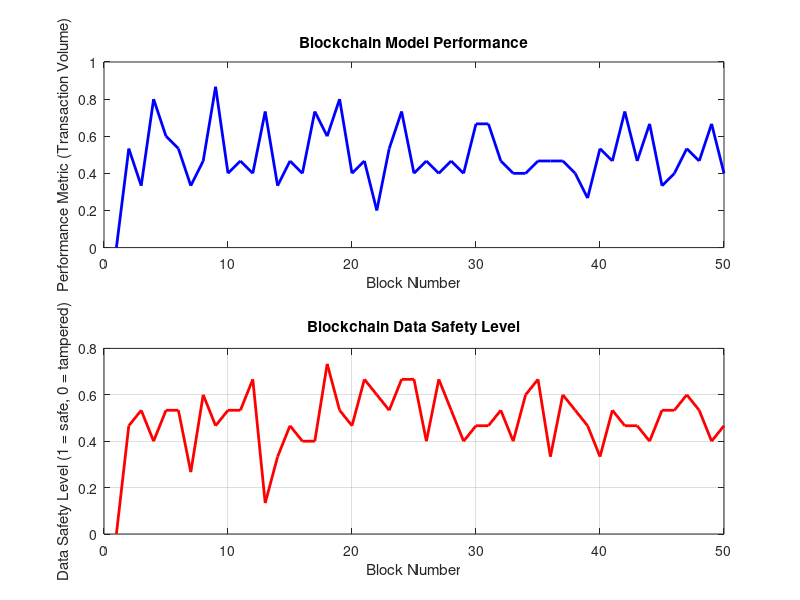

Source code (MATLAB):
% Blockchain Data Safety Simulation (Corrected)

% Initialize parameters
num_users = 10;  % Number of users
num_businesses = 5;  % Number of businesses
num_blocks = 50;  % Number of blocks in the blockchain
data_safety_level = zeros(1, num_blocks);  % Safety level across blockchain
performance_metric = zeros(1, num_blocks); % Model performance

% Simulate User and Business Interaction
user_data = randi([0 1], num_users, num_blocks); % User transactions (1 for transaction, 0 for no transaction)
business_data = randi([0 1], num_businesses, num_blocks); % Business transactions

% Combine user and business data into a single transaction matrix
combined_data = [user_data; business_data]; % Now, size: (num_users + num_businesses) x num_blocks

% Blockchain Initialization
blockchain = struct('previous_hash', {}, 'data', {}, 'current_hash', {});

% Function to calculate hash (for simplicity, we use sum mod 100 here)
hash_function = @(data, previous_hash) mod(sum(data) + previous_hash, 100);

% Initial block setup
blockchain(1).previous_hash = 0;
blockchain(1).data = combined_data(:,1); % First column of combined data
blockchain(1).current_hash = hash_function(blockchain(1).data, blockchain(1).previous_hash);

% Iterate over blocks
for i = 2:num_blocks
    % Current block data is the transaction data for this block
    blockchain(i).data = combined_data(:,i);
    
    % Calculate hash based on previous block's hash
    blockchain(i).previous_hash = blockchain(i-1).current_hash;
    blockchain(i).current_hash = hash_function(blockchain(i).data, blockchain(i).previous_hash);
    
    % Calculate data safety level (1 - probability of tampered block)
    data_safety_level(i) = 1 - sum(abs(blockchain(i).data - blockchain(i-1).data))/(num_users + num_businesses);
    
    % Performance metric (for simplicity, based on transaction volume)
    performance_metric(i) = sum(blockchain(i).data) / (num_users + num_businesses);
end

% Plot Blockchain Performance
figure;
subplot(2,1,1);
plot(1:num_blocks, performance_metric, 'b-', 'LineWidth', 2);
title('Blockchain Model Performance');
xlabel('Block Number');
ylabel('Performance Metric (Transaction Volume)');

% Plot Data Safety Level
subplot(2,1,2);
plot(1:num_blocks, data_safety_level, 'r-', 'LineWidth', 2);
title('Blockchain Data Safety Level');
xlabel('Block Number');
ylabel('Data Safety Level (1 = safe, 0 = tampered)');
grid on;

% Display final blockchain
disp('Final Blockchain:');
for i = 1:num_blocks
    fprintf('Block %d: Previous Hash: %d, Current Hash: %d, Data Safety Level: %.2f\n', ...
        i, blockchain(i).previous_hash, blockchain(i).current_hash, data_safety_level(i));
end
